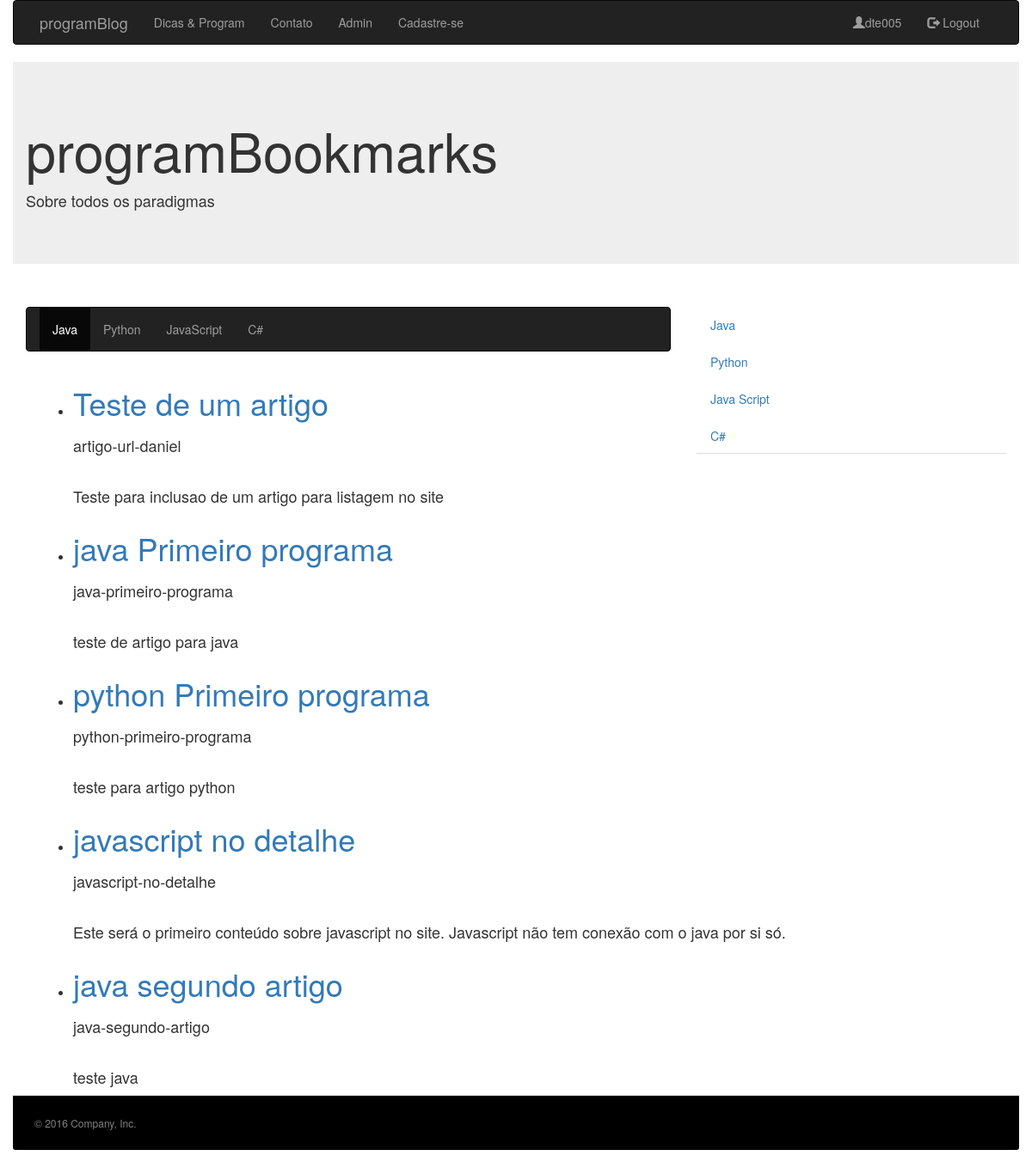
The page /posts/ (signed in) on the database its author committed.
### artigos/models.py (models this page shows)
class Artigo(models.Model):
    titulo = models.CharField('Titulo:',max_length=80)
    url = models.SlugField(
            'URL',
            max_length=200,
            help_text='URL baseada no título.',
            unique=True)
    tipo = models.CharField('Tipo', max_length=9, choices=escolhas, default="Python")
    pub_date = models.DateTimeField('Data de publicação:')
    conteudo = models.TextField('Conteúdo da página:')
    autores = models.ManyToManyField(Autor)
    agencia = models.ForeignKey(Agencia)

### artigos/views.py (the view)
# urls.py: url(r'^posts/$', Posts.as_view(),name='posts'),
class Posts(LoginRequiredMixin, TemplateView):
    template_name='posts.html'
    model = Artigo
    def get(self, request, *args, **kwargs):
        artigo = Artigo.objects.all()
        return render(request, self.template_name, {'artigos':artigo})

### artigos/templates/posts.html (shortened to what this page needs)
{% extends "index.html" %}
{%block centro%}
<br/>
<div class="container">
<div class="row">
  <div class="col-sm-8">
    <nav class="navbar navbar-inverse">
      <div class="collapse navbar-collapse">
        <ul class="nav navbar-nav">
            <li class="active"><a href="/posts/java">Java<span class="sr-only">(current)</span></a></li>
            <li><a href="/posts/python">Python</a></li>
            <li><a href="/posts/javascript">JavaScript</a></li>
            <li><a href="/posts/sharp">C#</a></li>
          </ul>
      </div>
    </nav>
    {%for artigo in artigos%}
    <div class="container">
      <article>
        <ul>
          <li><h1><a href="/{{artigo.id}}">{{artigo.titulo|safe}}</a><h1>
          <h4>{{artigo.url}}<h4>
            <br/>
          <h4>{{artigo.conteudo|safe}}</h4>
          </li>
        </ul>
      </article>
  </div>
    {% empty %}
      <li>No articles yet.</li>
    {% endfor %}
  </div>
  <div class="col-sm-4">
    <ul class="nav nav-tabs nav-stacked">
      <li><a href="/posts/java">Java</a></li>
      <li><a href="/posts/python">Python</a></li>
      <li><a href="/posts/javascript">Java Script</a></li>
      <li><a href="/posts/sharp">C#</a></li>
    </ul>
  </div>
</div>
</div>
{%endblock%}

### artigos/templates/index.html (shortened to what this page needs)
{% load staticfiles %}
<!DOCTYPE>
<html>
<head>
  <link rel="stylesheet" type="text/css" href="{%static "css/bootstrap.min.css"%}">
  <link rel="stylesheet" type="text/css" href="{%static "css/style.css"%}">
</head>
<body>
  <div>
  <div>
  <nav class="navbar navbar-inverse container">
    <div class="container-fluid">
      <div class="navbar-header">
        <a class="navbar-brand" href="/">programBlog</a>
      </div>
      <div class="collapse navbar-collapse" id="bs-example-navbar-collapse-1">
        <ul class="nav navbar-nav">
          {%if user.username%}
            <li><a href="/posts">Dicas & Program<span class="sr-only">(current)</span></a></li>
            <li><a href="/contato">Contato</a></li>
          {%endif%}
            <li><a href="/admin">Admin</a></li>
            <li><a href="/cadastro">Cadastre-se</a></li>
          </ul>
        <ul class="nav navbar-nav navbar-right">
            <li><a href="/login"><span class="glyphicon glyphicon-user"></span>{{user.username}}</a></li>
            {%if user.is_anonymous%}
              <li><a href="/login"><span class="glyphicon glyphicon-log-in"></span> Login</a></li>
            {%else%}
              <li><a href="/logout"><span class="glyphicon glyphicon-log-out"></span> Logout</a></li>
            {%endif%}
        </ul>
      </div>
    </div>
  </nav>
  </div>
  <div class="container jumbotron" >
    <h1>programBookmarks</h1>
    <p><h4>Sobre todos os paradigmas</h4></p>
  </div>
  {%block centro%}{%endblock%}
  {%include "rodape.html"%}
</body>
</html>

### artigos/templates/rodape.html
<div class="container jumbotron panel-footer" style= "padding:10; background-color:black">
  <footer class="footer container footer-leters">
    <p><h6 style="color:grey">&copy; 2016 Company, Inc.</h6></p>
  </footer>
</div>

### programBlog/static/css/style.css (style rules this page uses)
.footer-leters { color: yellow; }

### rows shown on the page
Artigo: titulo "Teste de um artigo", url "artigo-url-daniel", conteudo "Teste para inclusao de um artigo para listagem no site"
Artigo: titulo "java Primeiro programa", url "java-primeiro-programa", conteudo "teste de artigo para java"
Artigo: titulo "python Primeiro programa", url "python-primeiro-programa", conteudo "teste para artigo python"
Artigo: titulo "javascript no detalhe", url "javascript-no-detalhe", conteudo "Este será o primeiro conteúdo sobre javascript no site. Javascript não tem conexão com o java por si só."
Artigo: titulo "java segundo artigo", url "java-segundo-artigo", conteudo "teste java"

### other values the page prints
{{ user.username }} "dte005"
